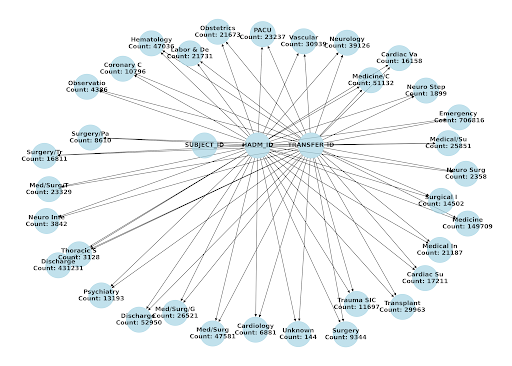

Generate this figure with Python:
import matplotlib.pyplot as plt
import networkx as nx

# Assuming the rest of your code above this point remains the same
import matplotlib.pyplot as plt
import networkx as nx
import pm4py
from pm4py.objects.log.importer.xes import importer as xes_importer
import networkx as nx
import matplotlib.pyplot as plt

# Load the .xes event log
log_path = 'event_log1.xes'  # Update this path to your .xes file location
log = xes_importer.apply(log_path)

# Initialize the graph
G = nx.DiGraph()

# Initialize dictionaries to hold the counts of connections (for labels)
activity_counts = {}
subject_to_hadm = {}
hadm_to_activity = {}
transfer_to_activity = {}

# Iterate through the log to populate the dictionaries and add nodes/edges to the graph
for trace in log:
    subject_id = trace.attributes.get('subject_id', None)
    hadm_id = trace.attributes.get('hadm_id', None)
    subject_to_hadm_key = ('S', 'H')
    subject_to_hadm[subject_to_hadm_key] = subject_to_hadm.get(subject_to_hadm_key, 0) + 1
    
    for event in trace:
        transfer_id = event.get('transfer_id', None)
        activity_name = event['concept:name']
        activity_key = activity_name[:10]  # Shorten the name for simplicity
        
        # Update activity count
        activity_counts[activity_key] = activity_counts.get(activity_key, 0) + 1
        
        # Update hadm_to_activity and transfer_to_activity
        hadm_to_activity_key = ('H', activity_key)
        transfer_to_activity_key = ('T', activity_key)
        
        hadm_to_activity[hadm_to_activity_key] = hadm_to_activity.get(hadm_to_activity_key, 0) + 1
        transfer_to_activity[transfer_to_activity_key] = transfer_to_activity.get(transfer_to_activity_key, 0) + 1

# Add nodes for unique entities
G.add_node('H', label='HADM_ID')
G.add_node('S', label='SUBJECT_ID')
G.add_node('T', label='TRANSFER_ID')

# Add nodes for each activity with count as part of the label
for activity, count in activity_counts.items():
    G.add_node(activity, label=f"{activity}\nCount: {count}")

# Add edges with counts as labels
G.add_edges_from([(k[0], k[1], {'label': str(v)}) for k, v in subject_to_hadm.items()])
G.add_edges_from([(k[0], k[1], {'label': str(v)}) for k, v in hadm_to_activity.items()])
G.add_edges_from([(k[0], k[1], {'label': str(v)}) for k, v in transfer_to_activity.items()])

# # Draw the graph
# pos = nx.spring_layout(G)  # You can experiment with different layouts
# nx.draw(G, pos, with_labels=True, node_size=1500, node_color='lightblue', font_size=8, font_weight='bold')
# edge_labels = nx.get_edge_attributes(G, 'label')
# nx.draw_networkx_edge_labels(G, pos, edge_labels=edge_labels, font_color='red')
# plt.show()

# First, compute an automatic layout for all nodes
pos = nx.spring_layout(G, k=1.0, iterations=50)

# Then, manually adjust positions for 'S', 'H', and 'T' to prevent overlapping
# The specific values here may need adjustment based on your graph's overall layout and size
# These are example coordinates and should be adjusted to fit your visualization needs
pos['S'] = (-0.25, 0.25)  # Example position for 'S'
pos['H'] = (0, 0.25)   # Example position for 'H', adjust x and y to place it relative to 'S'
pos['T'] = (0.25, 0.25)   # Example position for 'T', adjust x and y to place it relative to 'H'

# Adjust the figure size to provide more space for the spread-out layout
plt.figure(figsize=(14, 10))

# Prepare node labels, now including counts directly in the labels for 'S', 'H', and 'T'
node_labels = {node: data['label'] for node, data in G.nodes(data=True)}

# Draw the graph with updated node labels and manually adjusted positions
nx.draw(G, pos, labels=node_labels, with_labels=True, node_size=2500, node_color='lightblue', font_size=12, font_weight='bold', alpha=0.75)

# Save the plot to a file
plt.savefig('network_graph_adjusted_positions.png', format='png', dpi=300)

# Show plot
plt.show()
